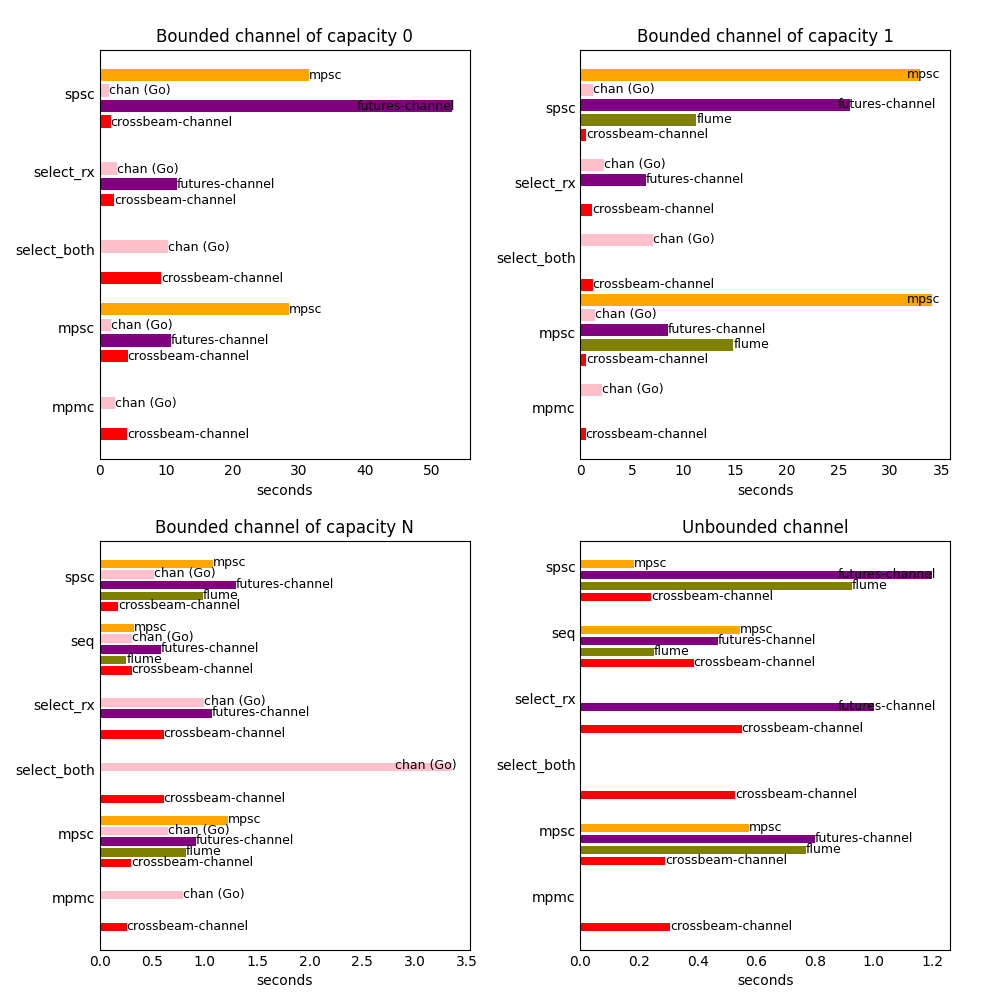

Reproduce this figure in Python.
#!/usr/bin/env python3
import random
import sys
import matplotlib.pyplot as plt


def read_data(files):
    results = []
    for f in files:
        with open(f) as f:
            for line in f.readlines():
                test, lang, impl, secs, _ = line.split()
                splt = test.split('_')
                results.append((splt[0], '_'.join(splt[1:]), lang, impl, float(secs)))
    return results


def get_runs(results, prefix):
    runs = set()
    for pre, test, lang, impl, secs in results:
        if pre == prefix:
            runs.add(test)
    result = list(runs)
    result.sort()
    return result


def find(s, x):
    for i in range(len(s)):
        if s[i] == x:
            return i
    return None


color_set = {
    'aqua': '#00ffff',
    'azure': '#f0ffff',
    'beige': '#f5f5dc',
    'black': '#000000',
    'blue': '#0000ff',
    'brown': '#a52a2a',
    'cyan': '#00ffff',
    'darkblue': '#00008b',
    'darkcyan': '#008b8b',
    'darkgrey': '#a9a9a9',
    'darkgreen': '#006400',
    'darkkhaki': '#bdb76b',
    'darkmagenta': '#8b008b',
    'darkolivegreen': '#556b2f',
    'darkorange': '#ff8c00',
    'darkorchid': '#9932cc',
    'darkred': '#8b0000',
    'darksalmon': '#e9967a',
    'darkviolet': '#9400d3',
    'fuchsia': '#ff00ff',
    'gold': '#ffd700',
    'green': '#008000',
    'indigo': '#4b0082',
    'khaki': '#f0e68c',
    'lightblue': '#add8e6',
    'lightcyan': '#e0ffff',
    'lightgreen': '#90ee90',
    'lightgrey': '#d3d3d3',
    'lightpink': '#ffb6c1',
    'lightyellow': '#ffffe0',
    'lime': '#00ff00',
    'magenta': '#ff00ff',
    'maroon': '#800000',
    'navy': '#000080',
    'olive': '#808000',
    'orange': '#ffa500',
    'pink': '#ffc0cb',
    'purple': '#800080',
    'red': '#ff0000',
}
saved_color = {}


def get_color(name):
    if name not in saved_color:
        color = color_set.popitem()
        saved_color[name] = color
    return saved_color[name][1]


def plot(results, fig, subplot, title, prefix):
    runs = get_runs(results, prefix)

    ys = [len(runs) * (i + 1) for i in range(len(runs))]

    ax = fig.add_subplot(subplot)
    ax.set_title(title)
    ax.set_yticks(ys)
    ax.set_yticklabels(runs)
    ax.tick_params(which='major', length=0)
    ax.set_xlabel('seconds')

    scores = {}

    for pre, test, lang, impl, secs in results:
        if pre == prefix:
            name = lang + '_' + impl
            if name not in scores:
                scores[name] = [0] * len(runs)
            scores[name][find(runs, test)] = secs

    opts = dict(height=0.8, align='center')
    for i, (name, score) in enumerate(scores.items()):
        yy = [y + i - len(runs) // 2 + 0.2 for y in ys]
        ax.barh(yy, score, color=get_color(name), **opts)
        for xxx, yyy in zip(score, yy):
            if xxx:
                ax.text(xxx, yyy - 0.25, name, fontsize=9)


def plot_all(results, descriptions, labels):
    fig = plt.figure(figsize=(10, 10))
    # TODO support more number subplots
    subplot = [221, 222, 223, 224]
    for p, d, l in zip(subplot, descriptions, labels):
        plot(results, fig, p, d, l)
    plt.subplots_adjust(
        top=0.95,
        bottom=0.05,
        left=0.1,
        right=0.95,
        wspace=0.3,
        hspace=0.2,
    )
    plt.savefig('plot.png')
    # plt.show()


def main():
    results = read_data(sys.argv[1:])
    descriptions = [
        'Bounded channel of capacity 0',
        'Bounded channel of capacity 1',
        'Bounded channel of capacity N',
        'Unbounded channel',
    ]
    labels = ['bounded0', 'bounded1', 'bounded', 'unbounded']
    plot_all(results, descriptions, labels)


if __name__ == '__main__':
    main()
